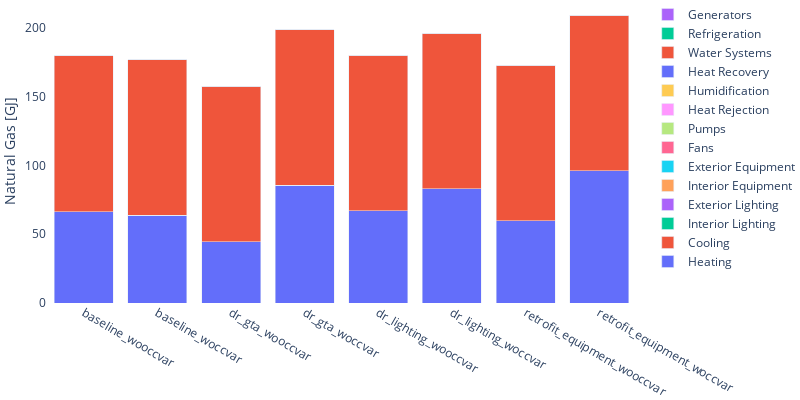

Notebook code cell kept with this figure:
### Markdown cell above
# =====================================
# READ/SUMMARIZE SIMULATED RESULTS BETWEEN SCENARIOS

### Code cell
#enduse = "Electricity [GJ]"
enduse = "Natural Gas [GJ]"

df_combined = pd.DataFrame([])

for scn in sceanrios:
    
    print(scn)

    df = pd.read_html(scn)
    scenarioname = scn.split('eplustbl_')[1].replace('.htm','')
    df = df[3]
    df.columns = df.iloc[0]
    df = df[1:]
    df = df.rename(columns={enduse: scenarioname})
    df_temp = df[scenarioname]
    df_combined = df_combined.append(df_temp.T)

df_combined = df_combined.T
df_combined.index = df.iloc[:,0]
df_combined = df_combined.dropna()
df_combined = df_combined.drop(['Total End Uses'],axis=0)

fig = go.Figure()

for row in df_combined.index:
    fig.add_trace(go.Bar(
        x=df_combined.columns,
        y=df_combined.loc[row,:],
        name=row,
    ))

fig.update_layout(
    barmode='stack',
    width=800,
    height=400,
    yaxis = dict(
        title=enduse,
        title_font = {"size": 14},
    ),
    margin=dict(
        l=0,
        r=0,
        t=0,
        b=0
    ),
    showlegend=True,
    plot_bgcolor='white'
)

fig.show()

### Figure 1 — Plotly figure (JSON) as saved in the notebook; plotly's stock layout.template omitted (floating-point values rounded to 4 significant figures)
{"data": [{"name": "Heating", "type": "bar", "x": ["baseline_wooccvar", "baseline_woccvar", "dr_gta_wooccvar", "dr_gta_woccvar", "dr_lighting_wooccvar", "dr_lighting_woccvar", "retrofit_equipment_wooccvar", "retrofit_equipment_woccvar"], "y": ["66.46", "63.64", "44.37", "85.56", "67.10", "83.04", "59.80", "96.10"]}, {"name": "Cooling", "type": "bar", "x": ["baseline_wooccvar", "baseline_woccvar", "dr_gta_wooccvar", "dr_gta_woccvar", "dr_lighting_wooccvar", "dr_lighting_woccvar", "retrofit_equipment_wooccvar", "retrofit_equipment_woccvar"], "y": ["0.00", "0.00", "0.00", "0.00", "0.00", "0.00", "0.00", "0.00"]}, {"name": "Interior Lighting", "type": "bar", "x": ["baseline_wooccvar", "baseline_woccvar", "dr_gta_wooccvar", "dr_gta_woccvar", "dr_lighting_wooccvar", "dr_lighting_woccvar", "retrofit_equipment_wooccvar", "retrofit_equipment_woccvar"], "y": ["0.00", "0.00", "0.00", "0.00", "0.00", "0.00", "0.00", "0.00"]}, {"name": "Exterior Lighting", "type": "bar", "x": ["baseline_wooccvar", "baseline_woccvar", "dr_gta_wooccvar", "dr_gta_woccvar", "dr_lighting_wooccvar", "dr_lighting_woccvar", "retrofit_equipment_wooccvar", "retrofit_equipment_woccvar"], "y": ["0.00", "0.00", "0.00", "0.00", "0.00", "0.00", "0.00", "0.00"]}, {"name": "Interior Equipment", "type": "bar", "x": ["baseline_wooccvar", "baseline_woccvar", "dr_gta_wooccvar", "dr_gta_woccvar", "dr_lighting_wooccvar", "dr_lighting_woccvar", "retrofit_equipment_wooccvar", "retrofit_equipment_woccvar"], "y": ["0.00", "0.00", "0.00", "0.00", "0.00", "0.00", "0.00", "0.00"]}, {"name": "Exterior Equipment", "type": "bar", "x": ["baseline_wooccvar", "baseline_woccvar", "dr_gta_wooccvar", "dr_gta_woccvar", "dr_lighting_wooccvar", "dr_lighting_woccvar", "retrofit_equipment_wooccvar", "retrofit_equipment_woccvar"], "y": ["0.00", "0.00", "0.00", "0.00", "0.00", "0.00", "0.00", "0.00"]}, {"name": "Fans", "type": "bar", "x": ["baseline_wooccvar", "baseline_woccvar", "dr_gta_wooccvar", "dr_gta_woccvar", "dr_lighting_wooccvar", "dr_lighting_woccvar", "retrofit_equipment_wooccvar", "retrofit_equipment_woccvar"], "y": ["0.00", "0.00", "0.00", "0.00", "0.00", "0.00", "0.00", "0.00"]}, {"name": "Pumps", "type": "bar", "x": ["baseline_wooccvar", "baseline_woccvar", "dr_gta_wooccvar", "dr_gta_woccvar", "dr_lighting_wooccvar", "dr_lighting_woccvar", "retrofit_equipment_wooccvar", "retrofit_equipment_woccvar"], "y": ["0.00", "0.00", "0.00", "0.00", "0.00", "0.00", "0.00", "0.00"]}, {"name": "Heat Rejection", "type": "bar", "x": ["baseline_wooccvar", "baseline_woccvar", "dr_gta_wooccvar", "dr_gta_woccvar", "dr_lighting_wooccvar", "dr_lighting_woccvar", "retrofit_equipment_wooccvar", "retrofit_equipment_woccvar"], "y": ["0.00", "0.00", "0.00", "0.00", "0.00", "0.00", "0.00", "0.00"]}, {"name": "Humidification", "type": "bar", "x": ["baseline_wooccvar", "baseline_woccvar", "dr_gta_wooccvar", "dr_gta_woccvar", "dr_lighting_wooccvar", "dr_lighting_woccvar", "retrofit_equipment_wooccvar", "retrofit_equipment_woccvar"], "y": ["0.00", "0.00", "0.00", "0.00", "0.00", "0.00", "0.00", "0.00"]}, {"name": "Heat Recovery", "type": "bar", "x": ["baseline_wooccvar", "baseline_woccvar", "dr_gta_wooccvar", "dr_gta_woccvar", "dr_lighting_wooccvar", "dr_lighting_woccvar", "retrofit_equipment_wooccvar", "retrofit_equipment_woccvar"], "y": ["0.00", "0.00", "0.00", "0.00", "0.00", "0.00", "0.00", "0.00"]}, {"name": "Water Systems", "type": "bar", "x": ["baseline_wooccvar", "baseline_woccvar", "dr_gta_wooccvar", "dr_gta_woccvar", "dr_lighting_wooccvar", "dr_lighting_woccvar", "retrofit_equipment_wooccvar", "retrofit_equipment_woccvar"], "y": ["113.21", "113.21", "113.21", "113.21", "113.21", "113.22", "113.22", "113.21"]}, {"name": "Refrigeration", "type": "bar", "x": ["baseline_wooccvar", "baseline_woccvar", "dr_gta_wooccvar", "dr_gta_woccvar", "dr_lighting_wooccvar", "dr_lighting_woccvar", "retrofit_equipment_wooccvar", "retrofit_equipment_woccvar"], "y": ["0.00", "0.00", "0.00", "0.00", "0.00", "0.00", "0.00", "0.00"]}, {"name": "Generators", "type": "bar", "x": ["baseline_wooccvar", "baseline_woccvar", "dr_gta_wooccvar", "dr_gta_woccvar", "dr_lighting_wooccvar", "dr_lighting_woccvar", "retrofit_equipment_wooccvar", "retrofit_equipment_woccvar"], "y": ["0.00", "0.00", "0.00", "0.00", "0.00", "0.00", "0.00", "0.00"]}], "layout": {"barmode": "stack", "height": 400, "margin": {"b": 0, "l": 0, "r": 0, "t": 0}, "plot_bgcolor": "white", "showlegend": true, "width": 800, "yaxis": {"title": {"font": {"size": 14}, "text": "Natural Gas [GJ]"}}}}
